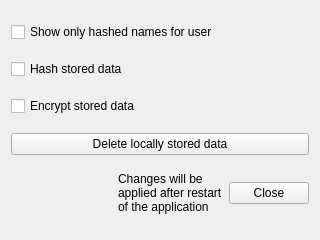
<?xml version="1.0" encoding="UTF-8"?>
<ui version="4.0">
 <class>EncryptionSettingsWindow</class>
 <widget class="QWidget" name="EncryptionSettingsWindow">
  <property name="geometry">
   <rect>
    <x>0</x>
    <y>0</y>
    <width>320</width>
    <height>240</height>
   </rect>
  </property>
  <property name="windowTitle">
   <string>Form</string>
  </property>
  <layout class="QVBoxLayout" name="verticalLayout">
   <item>
    <widget class="QCheckBox" name="checkBoxShowNamesAsHashes">
     <property name="text">
      <string>Show only hashed names for user</string>
     </property>
    </widget>
   </item>
   <item>
    <widget class="QCheckBox" name="checkBoxHashStoredData">
     <property name="text">
      <string>Hash stored data</string>
     </property>
    </widget>
   </item>
   <item>
    <widget class="QCheckBox" name="checkBoxEncryptStoredData">
     <property name="text">
      <string>Encrypt stored data</string>
     </property>
    </widget>
   </item>
   <item>
    <widget class="QPushButton" name="pushButtonDeleteStoredData">
     <property name="text">
      <string>Delete locally stored data</string>
     </property>
    </widget>
   </item>
   <item>
    <layout class="QHBoxLayout" name="horizontalLayout">
     <item>
      <spacer name="horizontalSpacer">
       <property name="orientation">
        <enum>Qt::Horizontal</enum>
       </property>
       <property name="sizeHint" stdset="0">
        <size>
         <width>40</width>
         <height>20</height>
        </size>
       </property>
      </spacer>
     </item>
     <item>
      <widget class="QLabel" name="label">
       <property name="text">
        <string>Changes will be
applied after restart
of the application</string>
       </property>
      </widget>
     </item>
     <item>
      <widget class="QPushButton" name="pushButtonClose">
       <property name="text">
        <string>Close</string>
       </property>
      </widget>
     </item>
    </layout>
   </item>
  </layout>
 </widget>
 <resources/>
 <connections/>
</ui>
